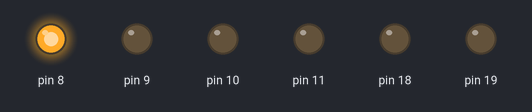
Recording of a sketch running on a simulated Arduino Uno, built with avr-gcc and run on an emulated ATmega328P. Parts: output pins drawn as LEDs (lit = HIGH). At 0.3 s the program stops and its outputs stay as they are.

Above: at 0.1 s.
Timing chart, 0 to 1.6 s (numbered marks = the images above):
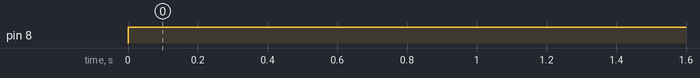

Measured:
- by itself, pin 8: LOW → HIGH at 0.00 s

The sketch:

Lab2-CylonEyes2.ino
```cpp
/* Cylon Eyes */

// ------- Preamble -------- //
#include <avr/io.h>          		 /* Defines pins, ports, etc */
#include <util/delay.h>      		 /* Functions to waste time */

#define DELAYTIME              85       /*Symbol, varialbe of DELAYTIME = 85ms */
#define LED_PORTB              PORTB   	/* Defines LED_PORT as PORTB (has 0-7) pins*/
#define LED_PORTC              PORTC    /* Defines LED_PORT as PORTC (has 0-7) pins */
#define LED_PINB               PINB     /*Defines LED_PIN as PIND which can read the pins */
#define LED_PINC               PINC
#define LED_DDRB               DDRB     /* DDRB (data direction) inputs (0), outputs (1)*/
#define LED_DDRC               DDRC     /* DDRC (data direction) inputs (0), outputs (1) */

int main(void)
{
  // -------- Inits --------- //
  uint8_t i = 0;               			 /* Define 8 bit int type called i */
  LED_DDRB = 0x0F;            			 /* Data Direction Register D: 0x means hexa, 0b means binary,
  0xff is 1111 1111 (all set for output)
  Ok so. 0xff = 1111 1111
         0b11111111 = 1111 1111
 using hex (0x) is shorter.*/
  LED_DDRC = 0xF0;

  // ------ Event loop ------ //
  while (1)                             	/* In while loop as long as the
  parameter is true*/
  {

    while (i < 7)                    		/* another while loop from 0 to 6 (7 loops) */
    {
      LED_PORTB = ((1 << i) & 0x0F);            /* illuminate only i'th pin*/
      LED_PORTC = ((1 << i) & 0xF0) >> 4;
      _delay_ms(DELAYTIME);                 	/* wait for as defined 85ms */
      i = i++;                                  /* move to the next LED (can use i++)
      Note: i exits with a value of 7*/
    }

    while (i > 0)                    		/* another while loop from 7 to 1 */
    {
      LED_PORTB = ((1 >> i) & 0x0F);
      LED_PORTC = ((1 >> i) & 0x0F) >> 4;      	/* illuminate only i'th pin */
      _delay_ms(DELAYTIME);                     /* wait for 85ms */
      i = i--;                          	/* move to the previous LED (can use i--)
      Note: i exits with a value of 0 */
    }
  }
}                                               		   /* End event loop */
```
